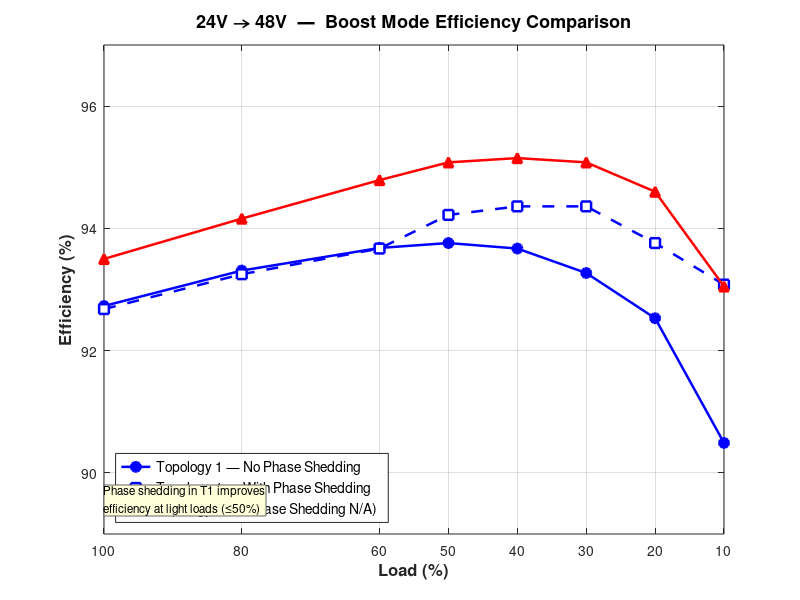
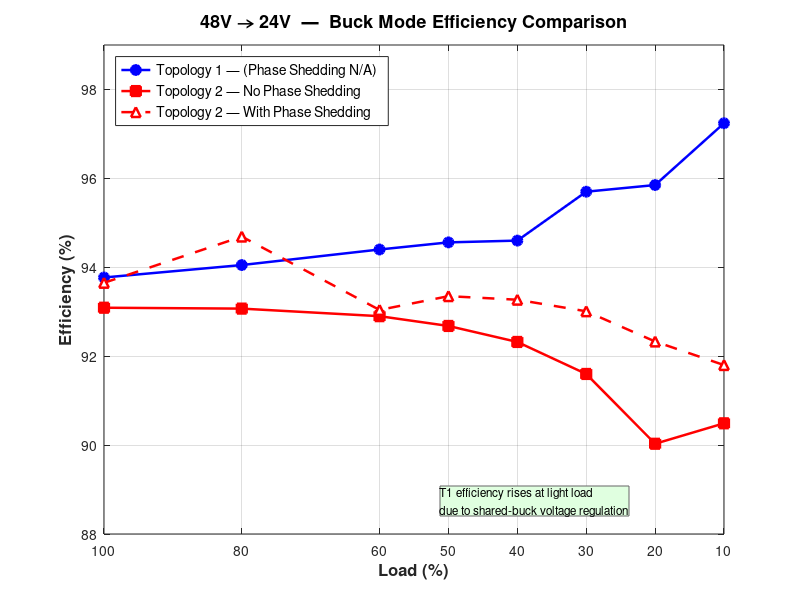
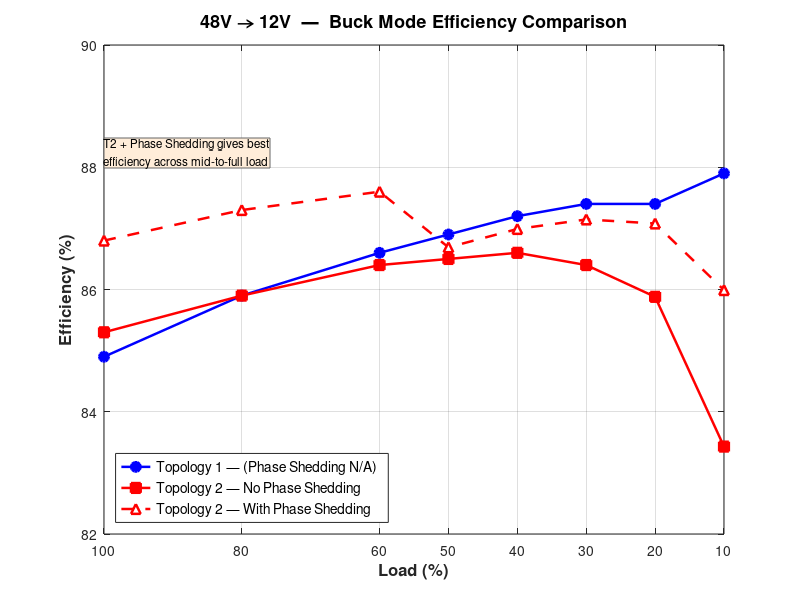

Write MATLAB code to recreate these figures, in order.
%% =========================================================
%  TOPOLOGY EFFICIENCY COMPARISON — SHRIMITHA ENERGY SOLUTIONS
%  Two-Stage Parallel Non-Inverting DC-DC Converter
%  TOPOLOGY 1 : Shared Buck  + Two-Phase Boost
%  TOPOLOGY 2 : Shared Boost + Two-Phase Buck
%
%  Plots : Load (%) vs Efficiency (%) for
%          Figure 1 — 24V → 48V  (Boost Mode)
%          Figure 2 — 48V → 24V  (Buck Mode)
%          Figure 3 — 48V → 12V  (Buck Mode)
% =========================================================
clc; clear; close all;

%% ---------- COMMON X-AXIS ----------
load_pct = [100, 80, 60, 50, 40, 30, 20, 10];   % Load percentage (%)

% =========================================================
%  FIGURE 1 :  24V → 48V  (Boost Mode)
% =========================================================

% Topology 1 — Boost WITHOUT phase shedding
T1_boost_noPS = [92.73, 93.31, 93.68, 93.76, 93.67, 93.27, 92.53, 90.49];

% Topology 1 — Boost WITH phase shedding
T1_boost_PS   = [92.68, 93.25, 93.67, 94.22, 94.36, 94.36, 93.76, 93.08];

% Topology 2 — Boost (single converter, phase shedding not applicable)
T2_boost      = [93.50, 94.16, 94.79, 95.08, 95.15, 95.08, 94.60, 93.05];

figure(1);
set(gcf, 'Name', '24V to 48V Boost Mode Comparison', ...
         'NumberTitle', 'off', 'Position', [100 500 780 500]);

plot(load_pct, T1_boost_noPS, 'b-o', 'LineWidth', 1.8, ...
     'MarkerFaceColor', 'b', 'MarkerSize', 7); hold on;

plot(load_pct, T1_boost_PS,   'b--s', 'LineWidth', 1.8, ...
     'MarkerFaceColor', 'w',  'MarkerSize', 7);

plot(load_pct, T2_boost,      'r-^', 'LineWidth', 1.8, ...
     'MarkerFaceColor', 'r',  'MarkerSize', 7);

hold off;
set(gca, 'XDir', 'reverse');          % 100 % on left → 10 % on right
xlim([10 100]);  ylim([89 97]);
xticks(fliplr(load_pct));             % ascending required even with XDir reverse
grid on;  box on;

xlabel('Load (%)',           'FontSize', 12, 'FontWeight', 'bold');
ylabel('Efficiency (%)',     'FontSize', 12, 'FontWeight', 'bold');
title('24V \rightarrow 48V  —  Boost Mode Efficiency Comparison', ...
      'FontSize', 13, 'FontWeight', 'bold');

legend('Topology 1 — No Phase Shedding', ...
       'Topology 1 — With Phase Shedding', ...
       'Topology 2 — (Phase Shedding N/A)', ...
       'Location', 'southwest', 'FontSize', 10);

annotation_str = {'Phase shedding in T1 improves'; ...
                  'efficiency at light loads (≤50%)'};
annotation('textbox', [0.13 0.14 0.28 0.10], 'String', annotation_str, ...
           'FontSize', 8.5, 'EdgeColor', [0.4 0.4 0.4], ...
           'BackgroundColor', [1 1 0.85], 'FitBoxToText', 'on');


% =========================================================
%  FIGURE 2 :  48V → 24V  (Buck Mode)
% =========================================================

% Topology 1 — Buck (phase shedding not possible — single stage)
T1_buck24_noPS = [93.77, 94.05, 94.40, 94.56, 94.60, 95.70, 95.85, 97.24];

% Topology 2 — Buck WITHOUT phase shedding
T2_buck24_noPS = [93.09, 93.07, 92.90, 92.68, 92.32, 91.60, 90.03, 90.49];

% Topology 2 — Buck WITH phase shedding
T2_buck24_PS   = [93.65, 94.69, 93.04, 93.35, 93.27, 93.01, 92.33, 91.8];

figure(2);
set(gcf, 'Name', '48V to 24V Buck Mode Comparison', ...
         'NumberTitle', 'off', 'Position', [200 450 780 500]);

plot(load_pct, T1_buck24_noPS, 'b-o', 'LineWidth', 1.8, ...
     'MarkerFaceColor', 'b', 'MarkerSize', 7); hold on;

plot(load_pct, T2_buck24_noPS, 'r-s', 'LineWidth', 1.8, ...
     'MarkerFaceColor', 'r', 'MarkerSize', 7);

plot(load_pct, T2_buck24_PS,   'r--^', 'LineWidth', 1.8, ...
     'MarkerFaceColor', 'w',   'MarkerSize', 7);

hold off;
set(gca, 'XDir', 'reverse');
xlim([10 100]);  ylim([88 99]);
xticks(fliplr(load_pct));
grid on;  box on;

xlabel('Load (%)',        'FontSize', 12, 'FontWeight', 'bold');
ylabel('Efficiency (%)', 'FontSize', 12, 'FontWeight', 'bold');
title('48V \rightarrow 24V  —  Buck Mode Efficiency Comparison', ...
      'FontSize', 13, 'FontWeight', 'bold');

legend('Topology 1 — (Phase Shedding N/A)', ...
       'Topology 2 — No Phase Shedding', ...
       'Topology 2 — With Phase Shedding', ...
       'Location', 'northwest', 'FontSize', 10);

annotation_str2 = {'T1 efficiency rises at light load'; ...
                   'due to shared-buck voltage regulation'};
annotation('textbox', [0.55 0.14 0.30 0.10], 'String', annotation_str2, ...
           'FontSize', 8.5, 'EdgeColor', [0.4 0.4 0.4], ...
           'BackgroundColor', [0.88 1 0.88], 'FitBoxToText', 'on');


% =========================================================
%  FIGURE 3 :  48V → 12V  (Buck Mode)
% =========================================================

% Topology 1 — Buck (phase shedding not possible)
T1_buck12_noPS = [84.90, 85.90, 86.60, 86.90, 87.20, 87.40, 87.40, 87.90];

% Topology 2 — Buck WITHOUT phase shedding
T2_buck12_noPS = [85.30, 85.90, 86.40, 86.50, 86.60, 86.40, 85.88, 83.43];

% Topology 2 — Buck WITH phase shedding
T2_buck12_PS   = [86.80, 87.30, 87.60, 86.69, 86.99, 87.146, 87.08, 85.99];

figure(3);
set(gcf, 'Name', '48V to 12V Buck Mode Comparison', ...
         'NumberTitle', 'off', 'Position', [300 400 780 500]);

plot(load_pct, T1_buck12_noPS, 'b-o', 'LineWidth', 1.8, ...
     'MarkerFaceColor', 'b', 'MarkerSize', 7); hold on;

plot(load_pct, T2_buck12_noPS, 'r-s', 'LineWidth', 1.8, ...
     'MarkerFaceColor', 'r', 'MarkerSize', 7);

plot(load_pct, T2_buck12_PS,   'r--^', 'LineWidth', 1.8, ...
     'MarkerFaceColor', 'w',   'MarkerSize', 7);

hold off;
set(gca, 'XDir', 'reverse');
xlim([10 100]);  ylim([82 90]);
xticks(fliplr(load_pct));
grid on;  box on;

xlabel('Load (%)',        'FontSize', 12, 'FontWeight', 'bold');
ylabel('Efficiency (%)', 'FontSize', 12, 'FontWeight', 'bold');
title('48V \rightarrow 12V  —  Buck Mode Efficiency Comparison', ...
      'FontSize', 13, 'FontWeight', 'bold');

legend('Topology 1 — (Phase Shedding N/A)', ...
       'Topology 2 — No Phase Shedding', ...
       'Topology 2 — With Phase Shedding', ...
       'Location', 'southwest', 'FontSize', 10);

annotation_str3 = {'T2 + Phase Shedding gives best'; ...
                   'efficiency across mid-to-full load'};
annotation('textbox', [0.13 0.72 0.30 0.10], 'String', annotation_str3, ...
           'FontSize', 8.5, 'EdgeColor', [0.4 0.4 0.4], ...
           'BackgroundColor', [1 0.93 0.85], 'FitBoxToText', 'on');


% =========================================================
%  OPTIONAL: Print peak efficiency summary to command window
% =========================================================
fprintf('\n========== PEAK EFFICIENCY SUMMARY ==========\n');
fprintf('\n--- 24V → 48V (Boost) ---\n');
fprintf('  T1 No PS   : %.2f%%  at %d%% load\n', max(T1_boost_noPS), load_pct(T1_boost_noPS == max(T1_boost_noPS)));
fprintf('  T1 With PS : %.2f%%  at %d%% load\n', max(T1_boost_PS),   load_pct(T1_boost_PS   == max(T1_boost_PS)));
fprintf('  T2 (no PS) : %.2f%%  at %d%% load\n', max(T2_boost),      load_pct(T2_boost      == max(T2_boost)));

fprintf('\n--- 48V → 24V (Buck) ---\n');
fprintf('  T1 (no PS) : %.2f%%  at %d%% load\n', max(T1_buck24_noPS), load_pct(T1_buck24_noPS == max(T1_buck24_noPS)));
fprintf('  T2 No PS   : %.2f%%  at %d%% load\n', max(T2_buck24_noPS), load_pct(T2_buck24_noPS == max(T2_buck24_noPS)));
fprintf('  T2 With PS : %.2f%%  at %d%% load\n', max(T2_buck24_PS),   load_pct(T2_buck24_PS   == max(T2_buck24_PS)));

fprintf('\n--- 48V → 12V (Buck) ---\n');
fprintf('  T1 (no PS) : %.2f%%  at %d%% load\n', max(T1_buck12_noPS), load_pct(T1_buck12_noPS == max(T1_buck12_noPS)));
fprintf('  T2 No PS   : %.2f%%  at %d%% load\n', max(T2_buck12_noPS), load_pct(T2_buck12_noPS == max(T2_buck12_noPS)));
fprintf('  T2 With PS : %.2f%%  at %d%% load\n', max(T2_buck12_PS),   load_pct(T2_buck12_PS   == max(T2_buck12_PS)));
fprintf('==============================================\n\n');
